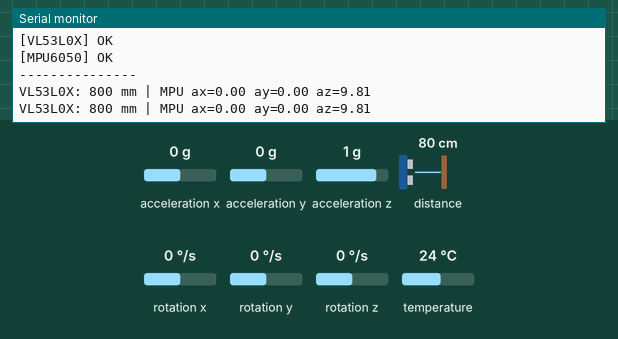
This sketch was run on a simulated ESP32. Parts: the last lines printed to the serial monitor. The test bench sets the inputs (shaded band); at power-on: distance to the obstacle 80 cm, acceleration x 0 g, acceleration y 0 g, acceleration z 1 g, rotation x 0 °/s, rotation y 0 °/s, rotation z 0 °/s, temperature 24 °C.

Above: at 2.2 s.
2.3 s: distance to the obstacle set to 250 cm
At 3.6 s:
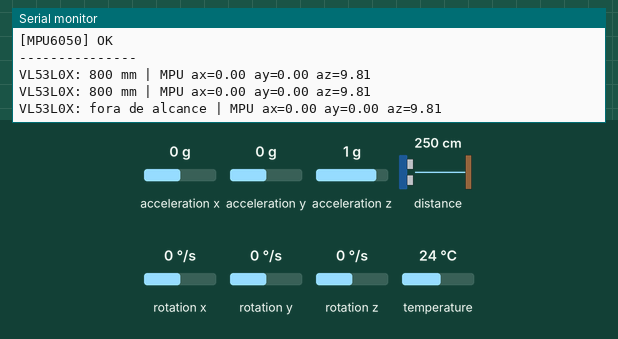
5.6 s: acceleration x set to -1.4 g
At 6.9 s:
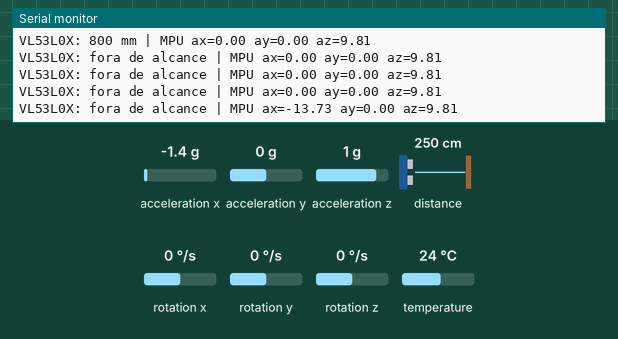
7.1 s: acceleration y set to -1.4 g
At 8.1 s:
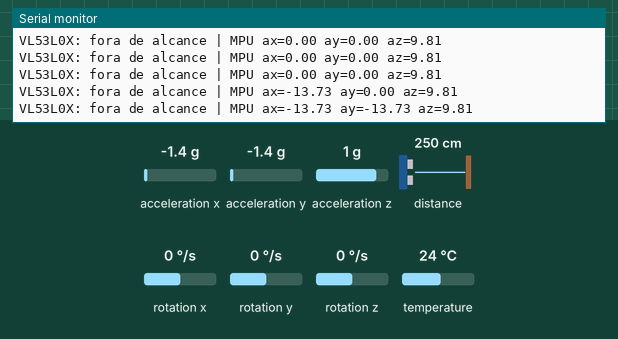
8.6 s: acceleration z set to -1.4 g
At 10.0 s:
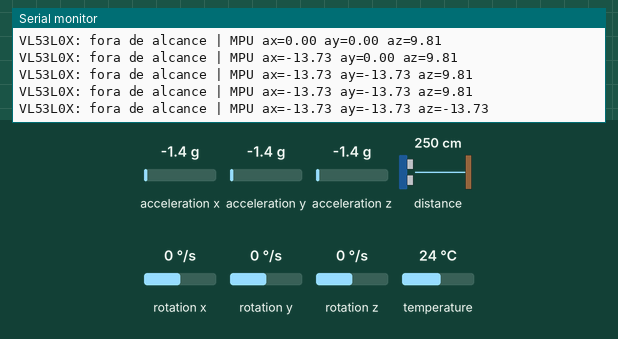

Measured:
- after the input at 2.3 s, the serial monitor: prints a new line after 0.81 s (image 1)
- after the input at 5.6 s, the serial monitor: prints a new line after 0.61 s (image 2)
- after the input at 7.1 s, the serial monitor: prints a new line after 0.15 s (image 3)
- after the input at 8.6 s, the serial monitor: prints a new line after 0.72 s (image 4)

The sketch:

test_mpu_vl.ino
```cpp
#include <Wire.h>
#include <Adafruit_VL53L0X.h>
#include <Adafruit_MPU6050.h>
#include <Adafruit_Sensor.h>

// Pinos canonicos do projeto
#define SDA_PIN 21
#define SCL_PIN 19

Adafruit_VL53L0X vl53 = Adafruit_VL53L0X();
Adafruit_MPU6050 mpu;

bool vl_ok = false;
bool mpu_ok = false;

void setup() {
  Serial.begin(115200);
  delay(1000);

  Wire.begin(SDA_PIN, SCL_PIN);

  Serial.println();
  Serial.println("Teste MPU6050 + VL53L0X iniciado");

  vl_ok = vl53.begin();
  Serial.println(vl_ok ? "[VL53L0X] OK" : "[VL53L0X] FALHA");

  mpu_ok = mpu.begin();
  if (mpu_ok) {
    mpu.setAccelerometerRange(MPU6050_RANGE_4_G);
    mpu.setGyroRange(MPU6050_RANGE_500_DEG);
    mpu.setFilterBandwidth(MPU6050_BAND_21_HZ);
    Serial.println("[MPU6050] OK");
  } else {
    Serial.println("[MPU6050] FALHA");
  }

  Serial.println("---------------");
}

void loop() {
  if (vl_ok) {
    VL53L0X_RangingMeasurementData_t measure;
    vl53.rangingTest(&measure, false);

    if (measure.RangeStatus == 4) {
      Serial.print("VL53L0X: fora de alcance");
    } else {
      Serial.print("VL53L0X: ");
      Serial.print(measure.RangeMilliMeter);
      Serial.print(" mm");
    }
  } else {
    Serial.print("VL53L0X: falha");
  }

  Serial.print(" | ");

  if (mpu_ok) {
    sensors_event_t accel;
    sensors_event_t gyro;
    sensors_event_t temp;
    mpu.getEvent(&accel, &gyro, &temp);

    Serial.print("MPU ax=");
    Serial.print(accel.acceleration.x, 2);
    Serial.print(" ay=");
    Serial.print(accel.acceleration.y, 2);
    Serial.print(" az=");
    Serial.print(accel.acceleration.z, 2);
  } else {
    Serial.print("MPU6050: falha");
  }

  Serial.println();
  delay(1000);
}
```
